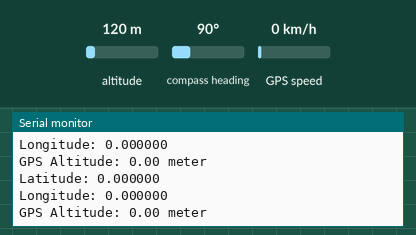
Simulated run of this sketch. Board: Arduino Uno, built with avr-gcc and run on an emulated ATmega328P. On the bench: the last lines printed to the serial monitor. Inputs (shaded band) come from the test bench; at power-on: altitude 120 m, compass heading 90°, GPS speed 0 km/h. The GPS gets a fix after 3 s at 37.7749, -122.4194 with 8 satellites; no radio packets arrive unless stated.

Above: at 1.2 s.
1.3 s: altitude set to 20 m
At 4.1 s:
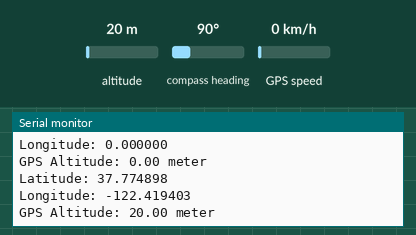
5.4 s: altitude set to 250 m
At 7.3 s:
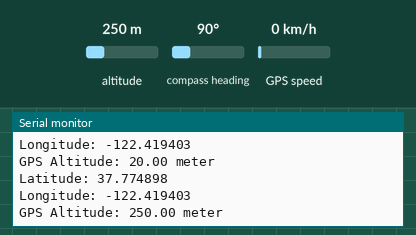
Timing chart, 0 to 8.8 s (numbered marks = the images above; inputs shaded):
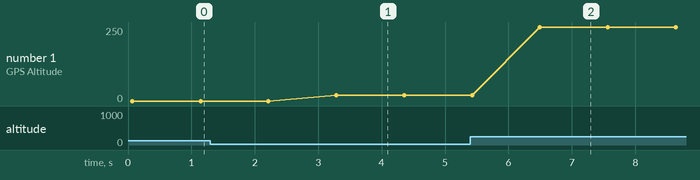

The sketch:

gps_test.ino
```cpp
#include <TinyGPS++.h>
#include <SoftwareSerial.h>
#include <SPI.h>
#include <LoRa.h>

static const int RXPin = 4, TXPin = 3;
static const uint32_t GPSBaud = 9600;


TinyGPSPlus gps;

SoftwareSerial ss(RXPin, TXPin);

void setup()
{
  Serial.begin(9600);
  ss.begin(GPSBaud);
  LoRa.begin(433E6);

}

void loop()
{

  Serial.print("Latitude: ");
  Serial.print(gps.location.lat(),6);
  Serial.println();

  Serial.print("Longitude: ");
  Serial.print(gps.location.lng(),6);
  Serial.println();


  Serial.print("GPS Altitude: ");
  Serial.print(gps.altitude.meters());
  Serial.println(" meter");

  Serial.println();


  LoRa.beginPacket();

  LoRa.print(gps.altitude.meters(), 3);
  LoRa.print(",");
  LoRa.print(gps.location.lat(), 6);
  LoRa.print(",");
  LoRa.print(gps.location.lng(), 6);
  LoRa.println("");
  LoRa.endPacket();


  smartDelay(1000);

}

static void smartDelay(unsigned long ms)
{
  unsigned long start = millis();
  do
  {
    while (ss.available())
      gps.encode(ss.read());
  } while (millis() - start < ms);
}
```

Measured:
- after the input at 1.3 s, the serial monitor: prints a new line after 2.0 s (image 1)
- after the input at 5.4 s, the serial monitor: prints a new line after 1.1 s (image 2)
- plotted number 1: 0 → 20 after the input at 1.3 s, 20 → 250 after the input at 5.4 s
